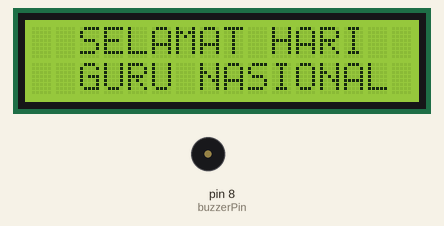
This sketch was run on a simulated Arduino Uno, built with avr-gcc and run on an emulated ATmega328P. On the bench: 16×2 character LCD, buzzer (waves = sounding).

Above: at 0.1 s.
At 21.9 s:
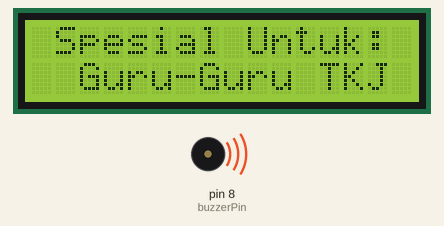
At 35.6 s:
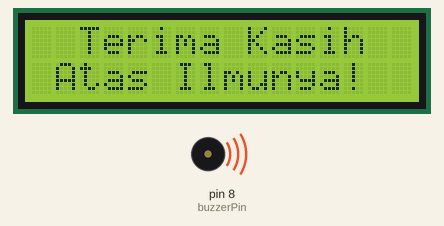
At 50.2 s:
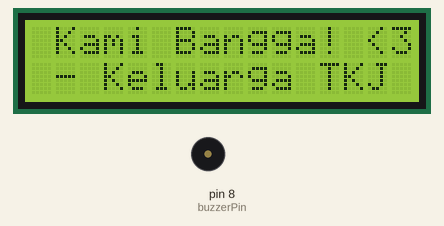
Timing chart, 0 to 130.0 s (numbered marks = the images above):
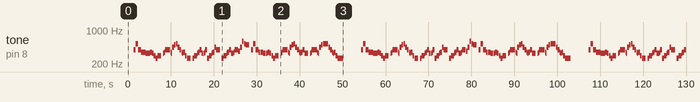

Measured:
- by itself, tone on pin 8 (buzzerPin): plays 392 Hz for 0.40 s, 523 Hz for 0.62 s, 392 Hz for 0.19 s, 392 Hz for 0.40 s, 349 Hz for 0.40 s, 349 Hz for 0.62 s … (278 notes in this stretch)

The sketch:

nkercad_Projek_Hari_Guru_-_Uno___Virtual_Prototype__v1__WORK.ino
```cpp
#include <Adafruit_LiquidCrystal.h>

// LCD berbasis MCP23008 (Tinkercad)
Adafruit_LiquidCrystal lcd(0);

const int buzzerPin = 8;

// ===== PENGATURAN TEMPO =====
// Partitur asli: 4/4, tempo 68 (terlalu lambat untuk buzzer). Dipakai 120.
// Ubah angka ini kalau mau lebih cepat/lambat (saran: 100 - 140).
const int BPM = 140;
// Celah diam di akhir tiap nada (ms) supaya setiap nada terdengar terpisah
const int CELAH_MS = 25;
// 1 "unit" = setengah ketukan (not pendek = 1 unit, not biasa = 2 unit)
const unsigned long UNIT_MS = 60000UL / BPM / 2;

// ===== Frekuensi nada (Hz), do = C =====
#define N_C4  262   // 1
#define N_D4  294   // 2
#define N_E4  330   // 3
#define N_F4  349   // 4
#define N_FS4 370   // 4# (fa kres)
#define N_G4  392   // 5
#define N_A4  440   // 6
#define N_B4  494   // 7
#define N_C5  523   // 1'
#define N_D5  587   // 2'
#define R     0     // jeda (diam)

// Kode khusus: ganti tampilan LCD di titik ini (tidak menambah durasi)
#define L1 -1
#define L2 -2
#define L3 -3
#define L4 -4

struct Nada {
  int  f;   // frekuensi (Hz), 0 = jeda, negatif = ganti layar
  byte u;   // durasi dalam unit (1 unit = setengah ketukan)
};

// Setiap baris = 1 birama (4 ketukan = 8 unit), sama seperti partitur
const Nada lagu[] = {
  // Pembuka: 3 ketukan jeda + "Ter"
  {L1, 0}, {R, 6}, {N_G4, 2},
  // Terpujilah wahai engkau ibu bapak guru
  {N_C5, 3}, {N_G4, 1}, {N_G4, 2}, {N_F4, 2},          // pu ji lah wa
  {N_F4, 3}, {N_E4, 1}, {N_E4, 2}, {N_E4, 2},          // hai eng kau i
  {N_F4, 2}, {N_E4, 2}, {N_D4, 2}, {N_C4, 2},          // bu ba pak gu
  {N_D4, 4}, {R, 2}, {N_E4, 1}, {N_F4, 1},             // ru (tahan) | Na ma
  // Namamu akan selalu hidup dalam sanubariku
  {N_G4, 2}, {N_G4, 2}, {N_G4, 2}, {N_F4, 1}, {N_E4, 1}, // mu a kan se la
  {N_A4, 2}, {N_B4, 2}, {N_C5, 2}, {N_A4, 2},          // lu hi dup da
  {N_G4, 2}, {N_F4, 1}, {N_E4, 1}, {N_F4, 2}, {N_D4, 2}, // lam sa nu ba ri
  {N_C4, 4}, {L2, 0}, {R, 2}, {N_C4, 2},               // ku (tahan) | Se
  // Semua baktimu akan kuukir di dalam hatiku
  {N_D4, 2}, {N_D4, 1}, {N_E4, 1}, {N_F4, 2}, {N_G4, 2}, // mua bak ti mu a
  {N_E4, 2}, {N_E4, 1}, {N_F4, 1}, {N_G4, 2}, {N_C4, 2}, // kan ku u kir di
  {N_D4, 2}, {N_D4, 1}, {N_E4, 1}, {N_F4, 2}, {N_A4, 2}, // da lam(2 nada) ha ti
  {N_G4, 4}, {R, 2}, {N_C4, 2},                        // ku (tahan) | S'ba
  // S'bagai prasasti terima kasihku tuk pengabdianmu
  {N_D4, 2}, {N_D4, 1}, {N_E4, 1}, {N_F4, 2}, {N_G4, 2}, // gai pra sas ti t'ri
  {N_E4, 2}, {N_E4, 1}, {N_F4, 1}, {N_G4, 2}, {N_G4, 2}, // ma ka sih ku tuk
  {N_FS4, 2}, {N_A4, 2}, {N_D5, 2}, {N_C5, 2},         // peng ab di an
  {N_B4, 4}, {L3, 0}, {R, 2}, {N_G4, 2},               // mu (tahan) | Eng
  // Engkau sebagai pelita dalam kegelapan
  {N_C5, 3}, {N_G4, 1}, {N_G4, 2}, {N_F4, 2},          // kau se ba gai
  {N_F4, 3}, {N_E4, 1}, {N_E4, 2}, {N_E4, 2},          // pe li ta da
  {N_F4, 2}, {N_E4, 2}, {N_D4, 2}, {N_C4, 2},          // lam ke ge la
  {N_D4, 4}, {R, 2}, {N_E4, 1}, {N_F4, 1},             // pan (tahan) | Eng kau
  // Engkau laksana embun penyejuk dalam kehausan
  {N_G4, 2}, {N_G4, 2}, {N_G4, 2}, {N_F4, 1}, {N_E4, 1}, // lak sa na em bun
  {N_A4, 2}, {N_B4, 2}, {N_C5, 2}, {N_A4, 2},          // pe nye juk da
  {N_G4, 2}, {N_F4, 1}, {N_E4, 1}, {N_F4, 2}, {N_G4, 2}, // lam ke(2 nada) ha us
  {N_E4, 4}, {L4, 0}, {R, 2}, {N_E4, 1}, {N_F4, 1},    // san (tahan) | Eng kau
  // Engkau patriot pahlawan bangsa tanpa tanda jasa
  {N_G4, 2}, {N_G4, 2}, {N_G4, 2}, {N_F4, 1}, {N_E4, 1}, // pa tri ot pah la
  {N_A4, 2}, {N_B4, 2}, {N_C5, 6}, {N_A4, 2},          // wan bang sa(TAHAN) tan
  {N_G4, 2}, {N_F4, 1}, {N_E4, 1}, {N_F4, 2}, {N_D4, 2}, // pa tan da ja(2 nada)
  {N_C4, 6}, {R, 2}                                    // sa (tahan panjang)
};

#define JML_NADA (sizeof(lagu) / sizeof(lagu[0]))

// ===== Tampilan LCD (teks sama seperti sebelumnya) =====
void tulis(int kolom, int baris, const char* teks) {
  lcd.setCursor(kolom, baris);
  lcd.print(teks);
}

void tampilLayar(int nomor) {
  lcd.clear();
  switch (nomor) {
    case 1: tulis(2, 0, "SELAMAT HARI");   tulis(2, 1, "GURU NASIONAL");  break;
    case 2: tulis(1, 0, "Spesial Untuk:"); tulis(2, 1, "Guru-Guru TKJ");  break;
    case 3: tulis(2, 0, "Terima Kasih");   tulis(1, 1, "Atas Ilmunya!");  break;
    case 4: tulis(1, 0, "Kami Bangga! <3"); tulis(1, 1, "- Keluarga TKJ"); break;
  }
}

// ===== Pemutar lagu =====
// Musik jadi "jam utama". Layar diganti tepat di titik jeda,
// dan waktunya otomatis dikejar supaya irama tidak ikut melambat.
void mainkanLagu() {
  unsigned long target = millis();
  for (unsigned int i = 0; i < JML_NADA; i++) {
    int f = lagu[i].f;
    if (f < 0) {            // kode ganti layar
      tampilLayar(-f);
      continue;
    }
    unsigned long durasi = lagu[i].u * UNIT_MS;
    if (f > 0) tone(buzzerPin, f, durasi - CELAH_MS);  // bunyi, lalu celah 40 ms antar nada
    target += durasi;
    while ((long)(millis() - target) < 0) { }           // tunggu sampai nada selesai
  }
  noTone(buzzerPin);
}

void setup() {
  lcd.begin(16, 2);
  lcd.setBacklight(HIGH);
  pinMode(buzzerPin, OUTPUT);
}

void loop() {
  mainkanLagu();
  delay(2500);   // jeda sebelum lagu diulang
}
```
